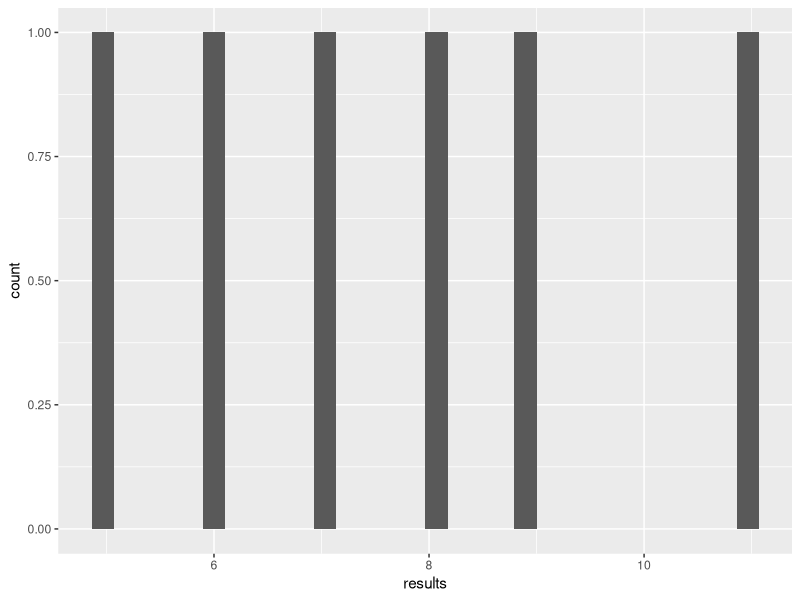

Generate this figure with R:
## ---- chunk 1
knitr::opts_chunk$set(echo = TRUE)
library(tidyverse)
## ---- chunk 2
die <- c(1:6)

# One die roll
roll_one_die <- function() {
  sample(die, 1, replace = TRUE)
}

roll_one_die

# Rolls two die, and provides values of each of the two
roll_two_dice <- function() {
  sample(die, 2, replace = TRUE)
}

# Rolls two die and totals them
roll_two_dice_total <- function(){
  roll_one_die() + roll_one_die()
}


# Iterate over a list (1-10), of a function preceded by a tilda (~)
x <- tibble(results = map_int(1:6, ~ roll_two_dice_total())) 

x %>% 
  ggplot(aes(results)) +
  geom_histogram()

probability_six_wins <- function(){
  
}



tibble
